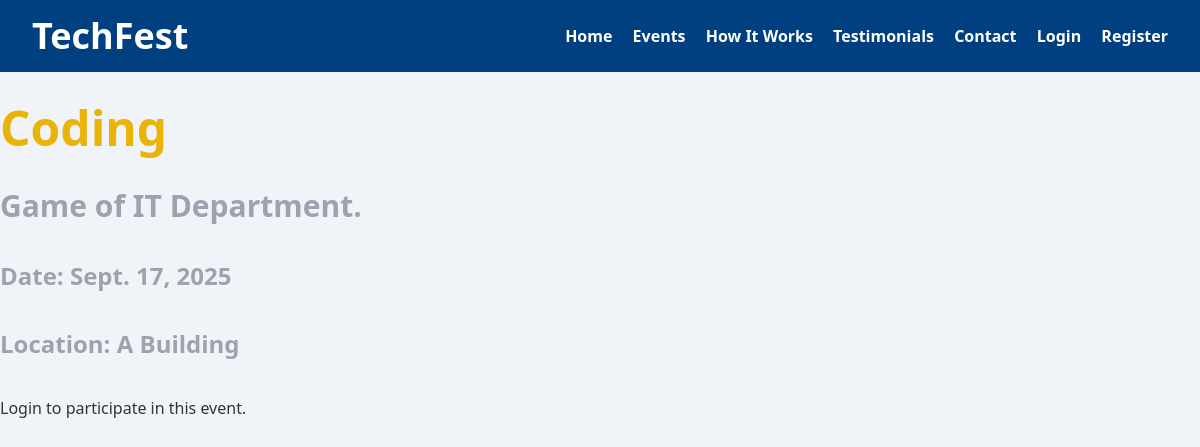
Page /event/4/ on the committed database.
### events/models.py (models this page shows, shortened)
class Event(models.Model):
    title = models.CharField(max_length=200)
    description = models.TextField()
    date = models.DateField()
    location = models.CharField(max_length=200)
    created_at = models.DateTimeField(auto_now_add=True)

### events/views.py (the view)
# urls.py: path('event/<int:event_id>/', views.event_detail, name='event_detail'),
def event_detail(request, event_id):
    event = get_object_or_404(Event, pk=event_id)
    participated = False
    if request.user.is_authenticated:
        participated = Participation.objects.filter(user=request.user, event=event).exists()
    return render(request, 'events/event_detail.html', {'event': event, 'participated': participated})

### events/templates/events/event_detail.html (shortened to what this page needs)
{% extends 'events/base.html' %}
{% block content %}
<h2 class="text-5xl font-bold mb-3 text-yellow-500 ">{{ event.title }}</h2><br>
<p class="text-3xl font-bold mb-3 text-gray-400 ">{{ event.description }}</p><br>
<p class="text-2xl font-bold mb-3 text-gray-400 "><strong>Date:</strong> {{ event.date }}</p> <br>
<p class="text-2xl font-bold mb-3 text-gray-400 "><strong>Location:</strong> {{ event.location }}</p><br>
{% if user.is_authenticated %}
    {% if participated %}
        <p class="text-xl  text-green-900 md:text-2xl lg:text-3xl font-light mb-10 animate-fade-in-up animate-delay-50">You have already registered for this event.</p>
    {% else %}
        <form method="post" action="{% url 'participate_event' event.id %}">
            {% csrf_token %}
            <button type="submit" class="bg-red-500 text-gray-900 font-bold py-3 px-8 rounded-full text-lg hover:bg-yellow-500 transition duration-300 shadow-lg transform hover:scale-105">Participate</button>
        </form>
    {% endif %}
{% else %}
    <p><a href="{% url 'login' %}">Login</a> to participate in this event.</p>
{% endif %}
{% endblock %}

### events/static/events/style.css (style rules this page uses)
body { font-family: 'Segoe UI', Tahoma, Geneva, Verdana, sans-serif; background: #f0f4f8; color: #333; }

### rows in the picture
Event: title "Coding", description "Game of IT Department.", date "Sept. 17, 2025", location "A Building"
